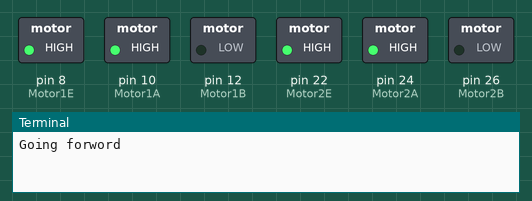
The program below on a simulated Raspberry Pi (header pin numbers). Shown: switched loads named in the program (green lamp = pin HIGH), the last lines printed to the terminal. At 20.0 s the program stops and its outputs stay as they are.

Above: at 0.1 s.
At 5.1 s:
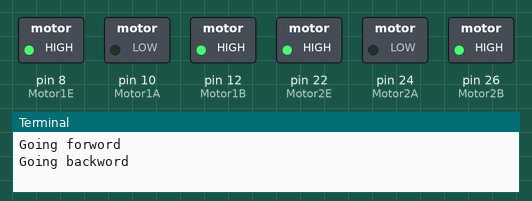
At 10.1 s:
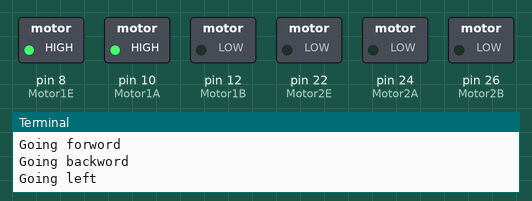
At 15.1 s:
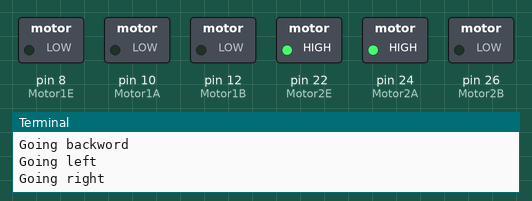
At 20.1 s:
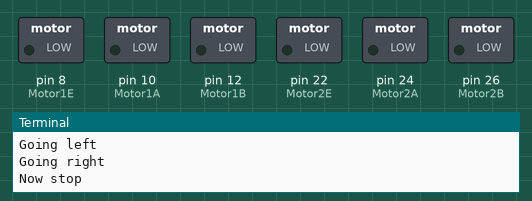
Timing chart, 0 to 21.5 s (numbered marks = the images above):
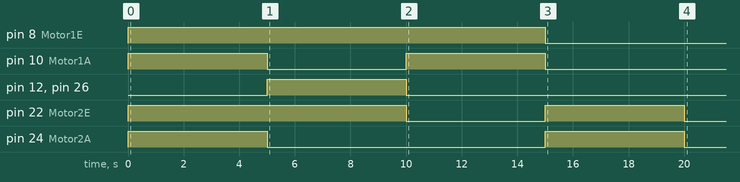

Measured:
- by itself, pin 8 (Motor1E): LOW → HIGH at 0.00 s, → LOW 15.0 s later
- by itself, pin 10 (Motor1A): alternates HIGH for 5.0 s and LOW for 5.0 s
- by itself, pin 12 (Motor1B), pin 26 (Motor2B): LOW → HIGH at 5.0 s, → LOW 5.0 s later
- by itself, pin 22 (Motor2E): LOW → HIGH at 0.00 s, → LOW 10.0 s later, → HIGH 5.0 s later, → LOW 5.0 s later
- by itself, pin 24 (Motor2A): alternates HIGH for 5.0 s and LOW for 10.0 s

The program:

motor_car_1.py
```python
import RPi.GPIO as GPIO
from time import sleep

GPIO.setmode(GPIO.BOARD)

Motor1A = 10
Motor1B = 12
Motor1E = 8

Motor2A = 24
Motor2B = 26
Motor2E = 22

GPIO.setup(Motor1A,GPIO.OUT)
GPIO.setup(Motor1B,GPIO.OUT)
GPIO.setup(Motor1E,GPIO.OUT)

GPIO.setup(Motor2A,GPIO.OUT)
GPIO.setup(Motor2B,GPIO.OUT)
GPIO.setup(Motor2E,GPIO.OUT)

print("Going forword")

GPIO.output(Motor1A,GPIO.HIGH)
GPIO.output(Motor1B,GPIO.LOW)
GPIO.output(Motor1E,GPIO.HIGH)

GPIO.output(Motor2A,GPIO.HIGH)
GPIO.output(Motor2B,GPIO.LOW)
GPIO.output(Motor2E,GPIO.HIGH)

sleep(5)

print("Going backword")
GPIO.output(Motor1A,GPIO.LOW)
GPIO.output(Motor1B,GPIO.HIGH)
GPIO.output(Motor1E,GPIO.HIGH)

GPIO.output(Motor2A,GPIO.LOW)
GPIO.output(Motor2B,GPIO.HIGH)
GPIO.output(Motor2E,GPIO.HIGH)

sleep(5)

print("Going left")
GPIO.output(Motor1A,GPIO.HIGH)
GPIO.output(Motor1B,GPIO.LOW)
GPIO.output(Motor1E,GPIO.HIGH)

GPIO.output(Motor2A,GPIO.LOW)
GPIO.output(Motor2B,GPIO.LOW)
GPIO.output(Motor2E,GPIO.LOW)
sleep(5)

print("Going right")
GPIO.output(Motor1A,GPIO.LOW)
GPIO.output(Motor1B,GPIO.LOW)
GPIO.output(Motor1E,GPIO.LOW)

GPIO.output(Motor2A,GPIO.HIGH)
GPIO.output(Motor2B,GPIO.LOW)
GPIO.output(Motor2E,GPIO.HIGH)

sleep(5)
print("Now stop")
GPIO.output(Motor1E,GPIO.LOW)
GPIO.output(Motor2E,GPIO.LOW)

GPIO.cleanup()
```
